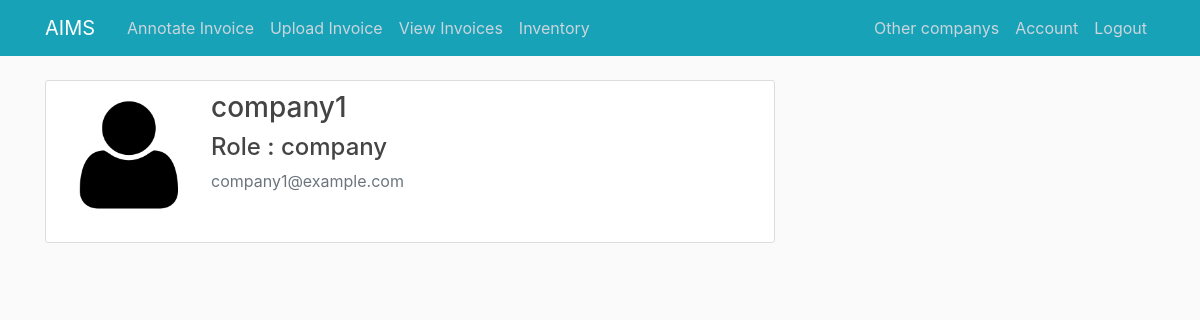
/account/1/view (signed in), run on the app's committed database.
### aims_/models.py (models this page shows, shortened)
class Company(db.Model, UserMixin):
    id = db.Column(db.Integer, primary_key=True)
    username = db.Column(db.String(20), unique=True, nullable=False)
    email = db.Column(db.String(120), unique=True, nullable=False)
    image_file = db.Column(db.String(20), nullable=False, default='default.png')
    password = db.Column(db.String(60), nullable=False)
    commission = db.Column(db.Integer,nullable=False,default = 10)
    revenue_generated = db.Column(db.Integer,nullable=False,default = 0)
    invoices = db.relationship('Invoice', backref='owner', lazy=True)

### aims_/routes.py (the view)
@app.route("/account/<int:user_id>/view")
@login_required
def account(user_id):
    if session['account_type'] == 'broker':
        user = Broker.query.get_or_404(user_id)
    elif session['account_type'] == 'admin':
        user = Admin.query.get_or_404(user_id)
    elif session['account_type'] == 'company':
        user = Company.query.get_or_404(user_id)
    return render_template('account.html', title='Account',userdetail = user)

### aims_/models.py (called while the page is built)
@login_manager.user_loader
def load_user(user_id):
    if 'account_type' in session:
        if session['account_type'] == 'broker':
            return Broker.query.get(int(user_id))
        elif session['account_type'] == 'admin':
            return Admin.query.get(int(user_id))
        elif session['account_type'] == 'company':
            return Company.query.get(int(user_id))
    return None

### aims_/templates/account.html
{% extends "layout.html" %}
{% block content %}
        <div class="content-section">
            <div class="media">
                <img class="account-img" src="{{ url_for('static', filename='profile_pics/' + userdetail.image_file) }}">
                <div class="media-body">
                    <h3>{{ userdetail.username }}</h3>
                    <h4>Role : {{session['account_type']}}</h4>
                    <p class="text-secondary">{{ userdetail.email }}</p>
                </div>
            </div>
{% endblock content %}

### aims_/static/main.css (style rules this page uses)
body { background: #fafafa; color: #333333; margin-top: 5rem; }
h1, h2, h3, h4, h5, h6 { color: #444444; }
.content-section { display: block; background: #ffffff; padding: 10px 20px; border: 1px solid #dddddd; border-radius: 3px; margin-bottom: 20px; }
.account-img { height: 125px; width: 125px; margin-right: 20px; margin-bottom: 16px; }

### data on the page
Company: image_file (placeholder picture), username "company1", email "company1@example.com"

### other printed values
{{ session['account_type'] }} "company"
